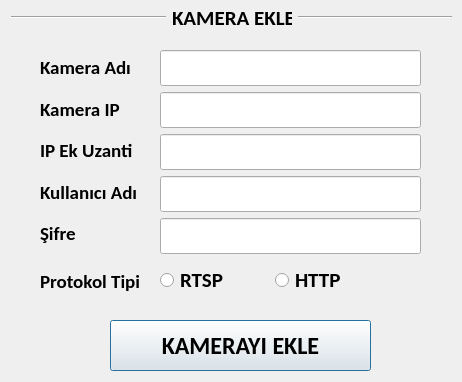
<?xml version="1.0" encoding="UTF-8"?>
<ui version="4.0">
 <class>Dialog</class>
 <widget class="QDialog" name="Dialog">
  <property name="windowModality">
   <enum>Qt::NonModal</enum>
  </property>
  <property name="geometry">
   <rect>
    <x>0</x>
    <y>0</y>
    <width>462</width>
    <height>382</height>
   </rect>
  </property>
  <property name="minimumSize">
   <size>
    <width>462</width>
    <height>382</height>
   </size>
  </property>
  <property name="maximumSize">
   <size>
    <width>462</width>
    <height>382</height>
   </size>
  </property>
  <property name="windowTitle">
   <string>Dialog</string>
  </property>
  <widget class="QPushButton" name="buttonAddCamera">
   <property name="geometry">
    <rect>
     <x>110</x>
     <y>320</y>
     <width>261</width>
     <height>51</height>
    </rect>
   </property>
   <property name="minimumSize">
    <size>
     <width>261</width>
     <height>51</height>
    </size>
   </property>
   <property name="maximumSize">
    <size>
     <width>261</width>
     <height>51</height>
    </size>
   </property>
   <property name="font">
    <font>
     <family>Calibri</family>
     <pointsize>18</pointsize>
     <weight>75</weight>
     <bold>true</bold>
    </font>
   </property>
   <property name="text">
    <string>KAMERAYI EKLE</string>
   </property>
  </widget>
  <widget class="QWidget" name="layoutWidget">
   <property name="geometry">
    <rect>
     <x>160</x>
     <y>260</y>
     <width>231</width>
     <height>41</height>
    </rect>
   </property>
   <property name="font">
    <font>
     <family>Arial</family>
    </font>
   </property>
   <layout class="QHBoxLayout" name="horizontalLayout">
    <property name="spacing">
     <number>0</number>
    </property>
    <item>
     <widget class="QRadioButton" name="radioButtonRtsp">
      <property name="minimumSize">
       <size>
        <width>115</width>
        <height>22</height>
       </size>
      </property>
      <property name="maximumSize">
       <size>
        <width>115</width>
        <height>22</height>
       </size>
      </property>
      <property name="font">
       <font>
        <family>Calibri</family>
        <pointsize>16</pointsize>
        <weight>75</weight>
        <bold>true</bold>
       </font>
      </property>
      <property name="text">
       <string>RTSP</string>
      </property>
     </widget>
    </item>
    <item>
     <widget class="QRadioButton" name="radioButtonHttp">
      <property name="minimumSize">
       <size>
        <width>114</width>
        <height>22</height>
       </size>
      </property>
      <property name="maximumSize">
       <size>
        <width>114</width>
        <height>22</height>
       </size>
      </property>
      <property name="font">
       <font>
        <family>Calibri</family>
        <pointsize>16</pointsize>
        <weight>75</weight>
        <bold>true</bold>
       </font>
      </property>
      <property name="text">
       <string>HTTP</string>
      </property>
     </widget>
    </item>
   </layout>
  </widget>
  <widget class="QLabel" name="labelProtocolType">
   <property name="geometry">
    <rect>
     <x>40</x>
     <y>260</y>
     <width>111</width>
     <height>42</height>
    </rect>
   </property>
   <property name="font">
    <font>
     <family>Calibri</family>
     <pointsize>14</pointsize>
     <weight>75</weight>
     <bold>true</bold>
    </font>
   </property>
   <property name="text">
    <string>Protokol Tipi</string>
   </property>
  </widget>
  <widget class="QWidget" name="layoutWidget">
   <property name="geometry">
    <rect>
     <x>40</x>
     <y>50</y>
     <width>108</width>
     <height>201</height>
    </rect>
   </property>
   <property name="font">
    <font>
     <family>Arial</family>
    </font>
   </property>
   <layout class="QVBoxLayout" name="verticalLayout">
    <item>
     <widget class="QLabel" name="labelCameraName">
      <property name="minimumSize">
       <size>
        <width>100</width>
        <height>0</height>
       </size>
      </property>
      <property name="font">
       <font>
        <family>Calibri</family>
        <pointsize>14</pointsize>
        <weight>75</weight>
        <bold>true</bold>
       </font>
      </property>
      <property name="text">
       <string>Kamera Adı</string>
      </property>
     </widget>
    </item>
    <item>
     <widget class="QLabel" name="labelCameraIP">
      <property name="font">
       <font>
        <family>Calibri</family>
        <pointsize>14</pointsize>
        <weight>75</weight>
        <bold>true</bold>
       </font>
      </property>
      <property name="text">
       <string>Kamera IP</string>
      </property>
     </widget>
    </item>
    <item>
     <widget class="QLabel" name="labelCameraIPAddition">
      <property name="font">
       <font>
        <family>Calibri</family>
        <pointsize>14</pointsize>
        <weight>75</weight>
        <bold>true</bold>
       </font>
      </property>
      <property name="text">
       <string>IP Ek Uzanti</string>
      </property>
     </widget>
    </item>
    <item>
     <widget class="QLabel" name="labelUsername">
      <property name="font">
       <font>
        <family>Calibri</family>
        <pointsize>14</pointsize>
        <weight>75</weight>
        <bold>true</bold>
       </font>
      </property>
      <property name="text">
       <string>Kullanıcı Adı</string>
      </property>
     </widget>
    </item>
    <item>
     <widget class="QLabel" name="labelPassword">
      <property name="font">
       <font>
        <family>Calibri</family>
        <pointsize>14</pointsize>
        <weight>75</weight>
        <bold>true</bold>
       </font>
      </property>
      <property name="text">
       <string>Şifre</string>
      </property>
     </widget>
    </item>
   </layout>
  </widget>
  <widget class="QWidget" name="layoutWidget">
   <property name="geometry">
    <rect>
     <x>11</x>
     <y>1</y>
     <width>441</width>
     <height>33</height>
    </rect>
   </property>
   <property name="font">
    <font>
     <family>Arial</family>
    </font>
   </property>
   <layout class="QHBoxLayout" name="horizontalLayout_2">
    <item>
     <widget class="Line" name="line">
      <property name="font">
       <font>
        <family>Arial</family>
       </font>
      </property>
      <property name="orientation">
       <enum>Qt::Horizontal</enum>
      </property>
     </widget>
    </item>
    <item>
     <widget class="QLabel" name="labelAddCamera">
      <property name="minimumSize">
       <size>
        <width>0</width>
        <height>0</height>
       </size>
      </property>
      <property name="maximumSize">
       <size>
        <width>120</width>
        <height>31</height>
       </size>
      </property>
      <property name="font">
       <font>
        <family>Calibri</family>
        <pointsize>16</pointsize>
        <weight>75</weight>
        <bold>true</bold>
        <underline>false</underline>
        <strikeout>false</strikeout>
        <kerning>true</kerning>
       </font>
      </property>
      <property name="text">
       <string>KAMERA EKLE</string>
      </property>
     </widget>
    </item>
    <item>
     <widget class="Line" name="line_2">
      <property name="font">
       <font>
        <family>Arial</family>
       </font>
      </property>
      <property name="orientation">
       <enum>Qt::Horizontal</enum>
      </property>
     </widget>
    </item>
   </layout>
  </widget>
  <widget class="QWidget" name="layoutWidget">
   <property name="geometry">
    <rect>
     <x>160</x>
     <y>50</y>
     <width>263</width>
     <height>206</height>
    </rect>
   </property>
   <property name="font">
    <font>
     <family>Arial</family>
    </font>
   </property>
   <layout class="QVBoxLayout" name="verticalLayout_2">
    <item>
     <widget class="QLineEdit" name="editCameraName">
      <property name="minimumSize">
       <size>
        <width>261</width>
        <height>36</height>
       </size>
      </property>
      <property name="maximumSize">
       <size>
        <width>261</width>
        <height>36</height>
       </size>
      </property>
      <property name="font">
       <font>
        <family>Arial</family>
        <pointsize>12</pointsize>
       </font>
      </property>
      <property name="text">
       <string/>
      </property>
      <property name="clearButtonEnabled">
       <bool>true</bool>
      </property>
     </widget>
    </item>
    <item>
     <widget class="QLineEdit" name="editCameraIP">
      <property name="minimumSize">
       <size>
        <width>261</width>
        <height>36</height>
       </size>
      </property>
      <property name="maximumSize">
       <size>
        <width>261</width>
        <height>36</height>
       </size>
      </property>
      <property name="font">
       <font>
        <family>Arial</family>
        <pointsize>12</pointsize>
       </font>
      </property>
      <property name="text">
       <string/>
      </property>
      <property name="clearButtonEnabled">
       <bool>true</bool>
      </property>
     </widget>
    </item>
    <item>
     <widget class="QLineEdit" name="editCameraIPAddition">
      <property name="minimumSize">
       <size>
        <width>261</width>
        <height>36</height>
       </size>
      </property>
      <property name="maximumSize">
       <size>
        <width>261</width>
        <height>36</height>
       </size>
      </property>
      <property name="font">
       <font>
        <family>Arial</family>
        <pointsize>12</pointsize>
       </font>
      </property>
      <property name="clearButtonEnabled">
       <bool>true</bool>
      </property>
     </widget>
    </item>
    <item>
     <widget class="QLineEdit" name="editUsername">
      <property name="minimumSize">
       <size>
        <width>261</width>
        <height>36</height>
       </size>
      </property>
      <property name="maximumSize">
       <size>
        <width>261</width>
        <height>36</height>
       </size>
      </property>
      <property name="font">
       <font>
        <family>Arial</family>
        <pointsize>12</pointsize>
       </font>
      </property>
      <property name="clearButtonEnabled">
       <bool>true</bool>
      </property>
     </widget>
    </item>
    <item>
     <widget class="QLineEdit" name="editPassword">
      <property name="minimumSize">
       <size>
        <width>261</width>
        <height>36</height>
       </size>
      </property>
      <property name="maximumSize">
       <size>
        <width>261</width>
        <height>36</height>
       </size>
      </property>
      <property name="font">
       <font>
        <family>Arial</family>
        <pointsize>12</pointsize>
       </font>
      </property>
      <property name="clearButtonEnabled">
       <bool>true</bool>
      </property>
     </widget>
    </item>
   </layout>
  </widget>
 </widget>
 <resources/>
 <connections/>
</ui>
